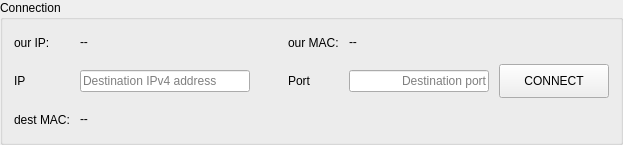
                  <widget class="QGroupBox" name="udpConnectionGroupBox">
                    <property name="minimumSize">
                      <size>
                        <width>0</width>
                        <height>145</height>
                      </size>
                    </property>
                    <property name="title">
                      <string>Connection</string>
                    </property>
                    <layout class="QGridLayout" name="udpConnectionGridLayout">
                      <property name="horizontalSpacing">
                        <number>10</number>
                      </property>
                      <property name="verticalSpacing">
                        <number>10</number>
                      </property>
                      <item row="0" column="0">
                        <widget class="QLabel" name="udpOurIpLabel">
                          <property name="text">
                            <string>our IP:</string>
                          </property>
                        </widget>
                      </item>
                      <item row="0" column="1" colspan="2">
                        <widget class="QLabel" name="udpOurIpValueLabel">
                          <property name="minimumSize">
                            <size>
                              <width>180</width>
                              <height>0</height>
                            </size>
                          </property>
                          <property name="text">
                            <string>--</string>
                          </property>
                          <property name="textInteractionFlags">
                            <set>Qt::TextSelectableByMouse</set>
                          </property>
                        </widget>
                      </item>
                      <item row="0" column="3">
                        <widget class="QLabel" name="udpOurMacLabel">
                          <property name="text">
                            <string>our MAC:</string>
                          </property>
                        </widget>
                      </item>
                      <item row="0" column="4" colspan="2">
                        <widget class="QLabel" name="udpOurMacValueLabel">
                          <property name="minimumSize">
                            <size>
                              <width>180</width>
                              <height>0</height>
                            </size>
                          </property>
                          <property name="text">
                            <string>--</string>
                          </property>
                          <property name="textInteractionFlags">
                            <set>Qt::TextSelectableByMouse</set>
                          </property>
                        </widget>
                      </item>
                      <item row="1" column="0">
                        <widget class="QLabel" name="udpDestinationIpLabel">
                          <property name="text">
                            <string>IP</string>
                          </property>
                          <property name="buddy">
                            <cstring>udpDestinationIpLineEdit</cstring>
                          </property>
                        </widget>
                      </item>
                      <item row="1" column="1">
                        <widget class="QLineEdit" name="udpDestinationIpLineEdit">
                          <property name="minimumSize">
                            <size>
                              <width>170</width>
                              <height>0</height>
                            </size>
                          </property>
                          <property name="maxLength">
                            <number>15</number>
                          </property>
                          <property name="placeholderText">
                            <string>Destination IPv4 address</string>
                          </property>
                        </widget>
                      </item>
                      <item row="1" column="2">
                        <spacer name="udpConnectionMiddleSpacer">
                          <property name="orientation">
                            <enum>Qt::Horizontal</enum>
                          </property>
                          <property name="sizeType">
                            <enum>QSizePolicy::Fixed</enum>
                          </property>
                          <property name="sizeHint" stdset="0">
                            <size>
                              <width>18</width>
                              <height>20</height>
                            </size>
                          </property>
                        </spacer>
                      </item>
                      <item row="1" column="3">
                        <widget class="QLabel" name="udpDestinationPortLabel">
                          <property name="text">
                            <string>Port</string>
                          </property>
                          <property name="buddy">
                            <cstring>udpDestinationPortLineEdit</cstring>
                          </property>
                        </widget>
                      </item>
                      <item row="1" column="4">
                        <widget class="QLineEdit" name="udpDestinationPortLineEdit">
                          <property name="minimumSize">
                            <size>
                              <width>140</width>
                              <height>0</height>
                            </size>
                          </property>
                          <property name="maxLength">
                            <number>5</number>
                          </property>
                          <property name="alignment">
                            <set>Qt::AlignRight|Qt::AlignTrailing|Qt::AlignVCenter</set>
                          </property>
                          <property name="placeholderText">
                            <string>Destination port</string>
                          </property>
                        </widget>
                      </item>
                      <item row="1" column="5">
                        <widget class="QPushButton" name="udpConnectButton">
                          <property name="minimumSize">
                            <size>
                              <width>110</width>
                              <height>34</height>
                            </size>
                          </property>
                          <property name="text">
                            <string>CONNECT</string>
                          </property>
                        </widget>
                      </item>
                      <item row="2" column="0">
                        <widget class="QLabel" name="udpDestinationMacLabel">
                          <property name="text">
                            <string>dest MAC:</string>
                          </property>
                        </widget>
                      </item>
                      <item row="2" column="1" colspan="5">
                        <widget class="QLabel" name="udpDestinationMacValueLabel">
                          <property name="text">
                            <string>--</string>
                          </property>
                          <property name="textInteractionFlags">
                            <set>Qt::TextSelectableByMouse</set>
                          </property>
                        </widget>
                      </item>
                    </layout>
                  </widget>
